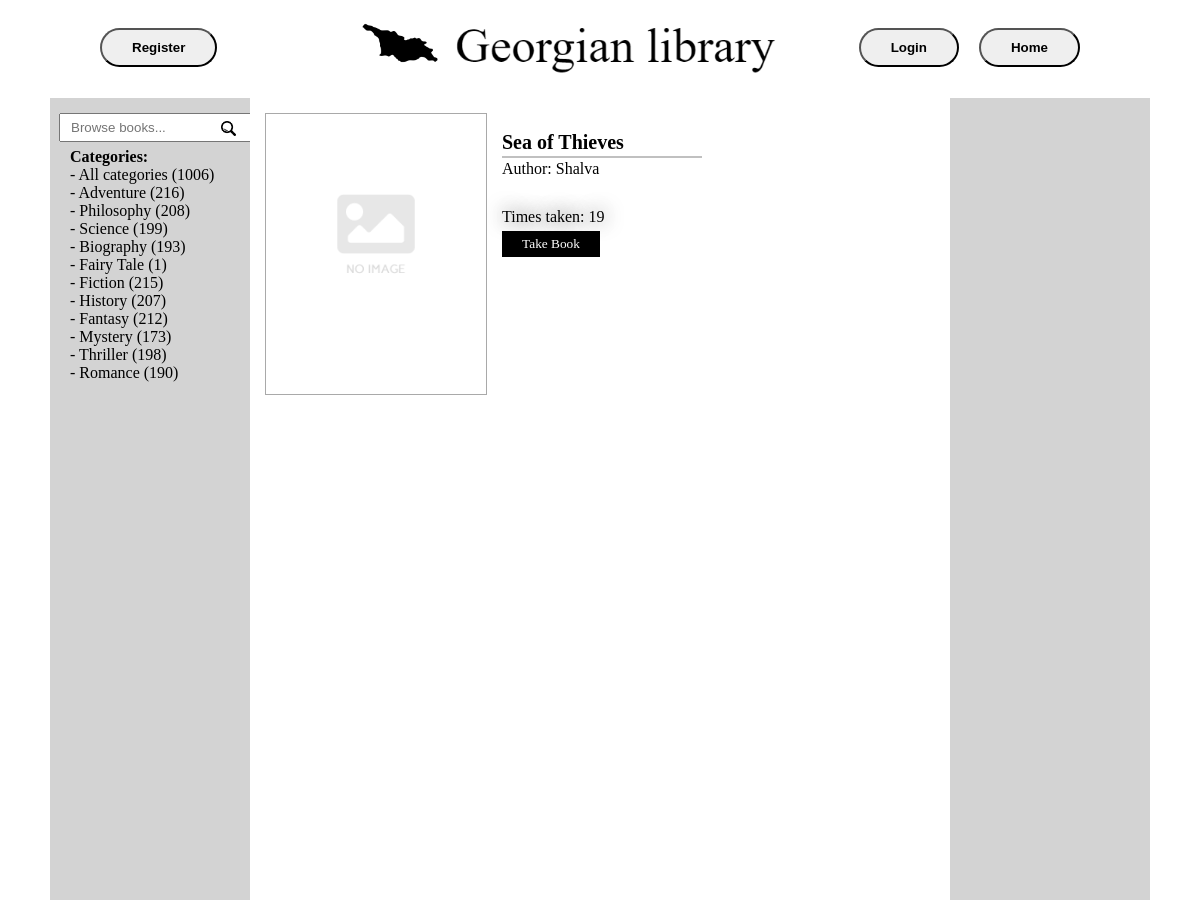
The page /book/1/ (upper part) on the database as committed earlier.
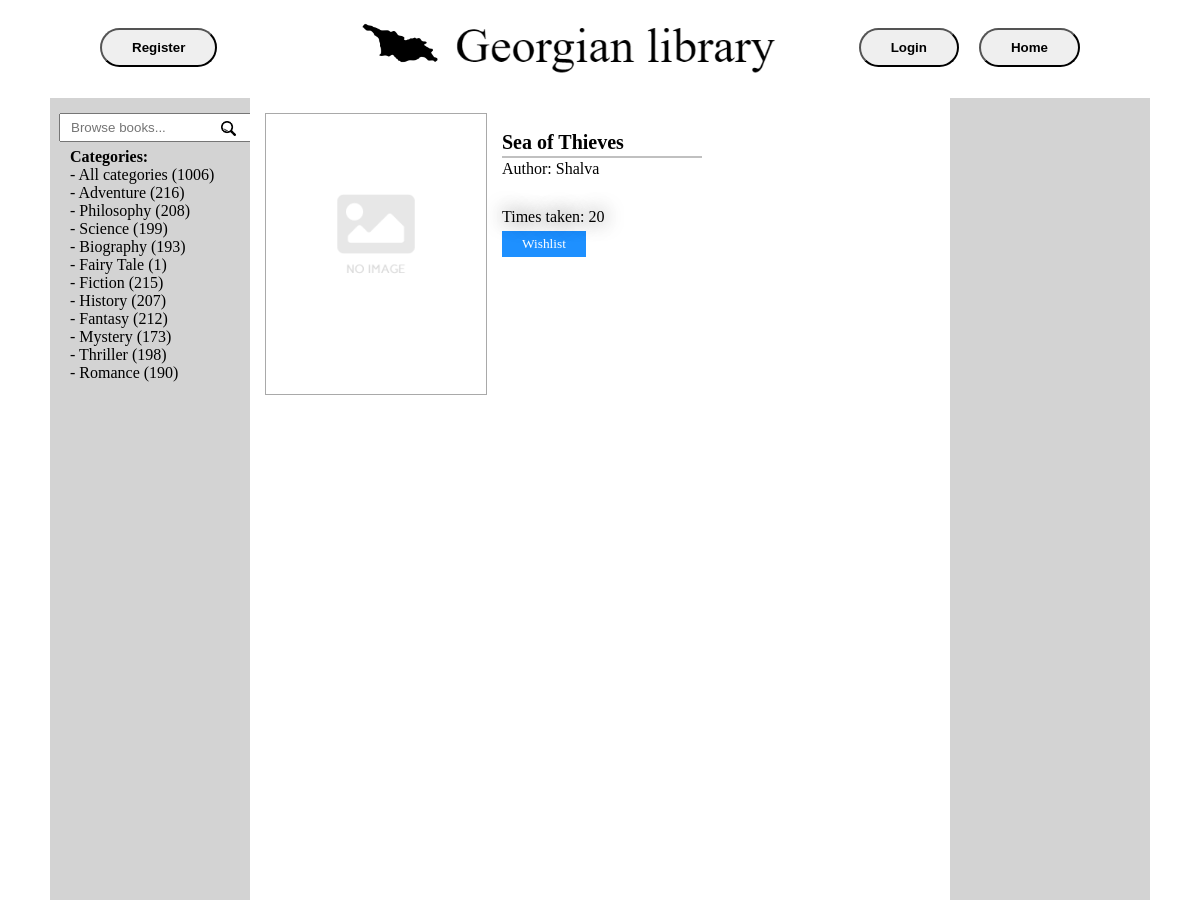
The same page on the database as committed later.
### library/models.py (models this page shows, shortened)
class Category(models.Model):
    name = models.CharField('Name', max_length=63)
    class Meta:
        verbose_name = 'Category'
        verbose_name_plural = 'Categories'

class Book(models.Model):
    title = models.CharField('Title', max_length=63)
    author = models.ForeignKey(Author, on_delete=models.CASCADE, null=True)
    category = models.ManyToManyField(Category, blank=False)
    cover = models.ImageField(upload_to='media/', blank=True)
    stock = models.IntegerField(default=0)
    times_taken = models.IntegerField(default=0)
    class Meta:
        verbose_name = 'Book'
        verbose_name_plural = 'Books'

class Author(models.Model):
    name = models.CharField('Name', max_length=63)
    class Meta:
        verbose_name = 'Author'
        verbose_name_plural = 'Authors'
    def __str__(self):
        return self.name

### library/views.py (the view)
# urls.py: path('book/<int:pk>/', BookDetailView.as_view(), name='book_detail'),
class BookDetailView(DetailView):
    model = Book
    template_name = 'library/book_detail.html'
    context_object_name = 'book'
    def get_context_data(self, **kwargs):
        context = super().get_context_data(**kwargs)
        if self.request.user.is_authenticated:
            context['wishlist_books'] = WishlistBook.objects.filter(user=self.request.user).values_list('book_id', flat=True)
        return context

### library/context_processors.py (called while the page is built)
def categories_processor(request):
    categories = Category.objects.annotate(book_count=Count('book'))
    all_book_count = Book.objects.count()
    return {'categories': categories, 'all_book_count': all_book_count}

### library/templates/library/book_detail.html (shortened to what this page needs)
{% extends 'library/home.html' %}
{% load static %}
{% block content %}
    <div class="book_detail_cover">
        {% if book.cover %}
            <img src="{{ book.cover.url }}" alt="{{ book.title }}" class="book_cover_icon" draggable="false">
        {% else %}
            <img src="{% static 'library/images/no-image.png' %}" alt="{{ book.title }}" class="no_book_cover_icon" draggable="false">
        {% endif %}
    </div>
    <div class="book_detail_description">
        <div class="book_detail_title">
            {{ book.title }}
        </div>
        <div class="book_detail_divide_line"></div>
        <div class="book_detail_author">
            Author: {{ book.author }}
        </div>
    <div class="times_taken">
        Times taken: {{ book.times_taken }}
    </div>
    {% if book.stock > 0 %}
        {% if user.is_authenticated and book in user.taken_books.all %}
            <button disabled class="already_taken_button" id="book_detail_take_book">Already Taken</button>
        {% else %}
            <form method="POST" action="{% url 'users:take_book' book.id %}">
                <button type="submit" class="take_button" id="book_detail_take_book">Take Book</button>
            </form>
        {% endif %}
    {% else %}
        {% if user.is_authenticated and book in user.taken_books.all %}
            <button disabled class="already_taken_button" id="book_detail_take_book">Already Taken</button>
        {% elif book.id in wishlist_books %}
            <form method="POST" action="{% url 'users:remove_from_wishlist' book.id %}">
                {% csrf_token %}
                <button type="submit" class="remove_from_wishlist" id="book_detail_take_book">Remove</button>
            </form>
        {% else %}
            <form method="POST" action="{% url 'users:wishlist_book' book.id %}">
                <button type="submit" class="wishlist_button" id="book_detail_take_book">Wishlist</button>
            </form>
        {% endif %}
    {% endif %}
    </div>
{% endblock %}

### library/templates/library/home.html (shortened to what this page needs)
{% load static %}
<!DOCTYPE html>
<html lang="en">
<head>
    <link rel="stylesheet" type="text/css" href="{% static 'library/css/main.css' %}">
</head>
<body>
    <div class="header">
        <a href="{% url 'home' %}">
            <div class="logo">
                <img rel="stylesheet" class="georgia_logo" src="{% static 'library/images/georgia.png' %}" alt="Home page" draggable="false">
                <img src="{% static 'library/images/logo_text.png' %}" alt="Home page" class="logo_text" draggable="false">
            </div>
        </a>
        <a href="{% url 'home' %}">
            <button class="home_button">
                Home
            </button>
        </a>
        {% if not user.is_authenticated %}
            <a href="{% url 'users:login' %}">
                <button class="login_button">
                    Login
                </button>
            </a>
            <a href="{% url 'users:register' %}">
                <button class="register_button">
                    Register
                </button>
            </a>
        {% endif %}
    </div>
    <div class="content">
        <form action="{% url 'search_results' %}" method="GET" class="search_bar">
            <input type="text" class="search_field" name="q" placeholder="Browse books...">
            <button type="submit" class="search_button">
                <img src="{% static 'library/images/search.png' %}" alt="" class="search_icon" draggable="false">
            </button>
        </form>
        <div class="categories">
            Categories: <br/>
            <a href="{% url 'home' %}" style="font-weight: normal">
                - All categories ({{ all_book_count }})
            </a><br/>
            {% for category in categories %}
                <a href="{% url 'home' %}?category={{ category.id }}" style="font-weight: normal">
                    - {{ category.name }} ({{ category.book_count }})
                </a><br/>
            {% endfor %}
        </div>
        <div class="books">
            {% block content %}{% endblock %}
        </div>
    </div>
</body>
</html>

### static/library/css/main.css (style rules this page uses)
a { text-decoration: none; color: black; }
.logo { position: absolute; margin-left: 260px; top: -5px; }
.georgia_logo { height: 80px; }
.logo_text { height: 68px; }
.header { position: relative; display: block; margin: auto; width: 1000px; height: 10vh; }
.login_button, .logout_button, .home_button { float: right; display: block; padding: 10px 30px; border-radius: 20px; font-weight: bold; margin-top: 20px; margin-right: 20px; transition: ease 0.1s; }
.register_button { float: left; display: block; padding: 10px 30px; border-radius: 20px; font-weight: bold; margin-top: 20px; margin-right: 20px; transition: ease 0.1s; }
.content { position: relative; display: block; margin: auto; width: 1100px; height: 360vh; background-color: lightgrey; }
.search_bar { position: relative; }
.search_field { position: absolute; margin: 15px 9px; padding: 5px 10px; }
.search_button { position: absolute; height: 25px; width: 25px; margin: 19px 165px; border: none; background-color: transparent; }
.search_icon { height: 15px; width: 15px; }
.categories { position: absolute; margin: 50px 20px; font-weight: bold; font-family: Calibri; }
.books { position: relative; margin: 10px auto; width: 700px; height: inherit; text-align: center; background-color: white; }
.no_book_cover_icon { position: absolute; left: 0; max-width: 100%; height: auto; }
.wishlist_button { font-family: Cambria; color: white; background-color: dodgerblue; }
.book_detail_cover { position: relative; width: 220px; height: 280px; display: table; float: left; margin: 15px; background-color: white; background-size: auto 100%; background-position: center; overflow: hidden; border: darkgrey 1px solid; }
.book_detail_description { display: block; float: left; margin-top: 30px; }
.book_detail_title { display: table; font-size: 20px; margin-top: 3px; font-weight: bold; font-family: Cambria; }
.book_detail_divide_line { height: 2px; width: 200px; margin-top: 2px; margin-bottom: 2px; background-color: silver; }
.book_detail_author { display: table; font-size: 16px; font-family: Calibri; }
.times_taken { display: table; margin-top: 30px; font-family: "Adobe Devanagari"; text-shadow: black 0 0 20px; }
#book_detail_take_book { display: table; padding: 5px 20px; margin-top: 5px; border: 0 solid; transition: ease-out 0.1s; }

Rows that differ between the two databases and show on the page:
changed Book "Sea of Thieves": times_taken "19" → "20"; stock 2 → 0 (drawn)
Other text that changed with them:
text no longer shown: "Take Book"
text now shown: "Wishlist"
